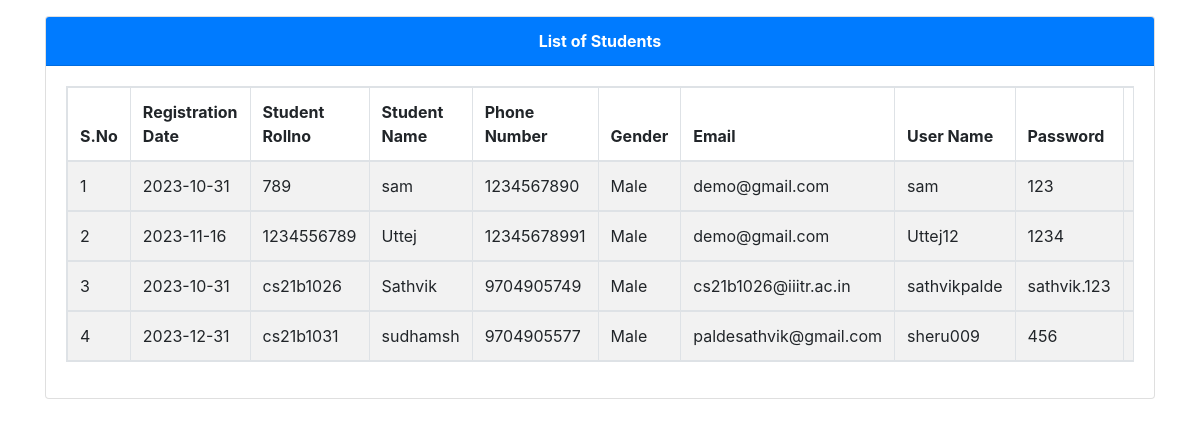
/student_registerlist.php, run on the app's committed database.
### tables this page shows
CREATE TABLE `student_registrationdetails` (
  `id` int(100) NOT NULL,
  `registration_date` varchar(100) DEFAULT NULL,
  `student_rollno` varchar(100) DEFAULT NULL,
  `student_name` varchar(100) DEFAULT NULL,
  `phone_number` varchar(100) DEFAULT NULL,
  `gender` varchar(100) DEFAULT NULL,
  `email` varchar(100) DEFAULT NULL,
  `username` varchar(100) DEFAULT NULL,
  `password` varchar(100) DEFAULT NULL,
  `address` varchar(100) DEFAULT NULL
);

### student_registerlist.php (the view, shortened to what this page needs)
<?php
    include("db.php");
?>
<!DOCTYPE html>
<html lang="en">
<head>
    <link rel="stylesheet" href="https://cdn.jsdelivr.net/npm/bootstrap@4.6.2/dist/css/bootstrap.min.css">
</head>
<body>
    <div class="container pt-3">
        <div class="card">
            <div class="card-header text-center bg-primary text-white"><b>List of Students</b></div>
            <div class="card-body">
                <table class="table table-striped table-bordered table-responsive">
                    <thead>
                        <tr>
                            <th>S.No</th>
                            <th>Registration Date</th>
                            <th>Student Rollno</th>
                            <th>Student Name</th>
                            <th>Phone Number</th>
                            <th>Gender</th>
                            <th>Email</th>
                            <th>User Name</th>
                            <th>Password</th>
                            <th>Address</th>
                        </tr>
                    </thead>
                        <?php
                            $sno=1;
                            $select_student_registrationdetails=mysqli_query($conn, "select * from student_registrationdetails") or die(mysqli_error($conn));
                            while($fetch_student_registrationdetails=mysqli_fetch_array($select_student_registrationdetails))
                            {
                        ?>
                            <tbody>
                                <tr>
                                    <td><?php echo $sno; ?></td>
                                    <td><?php echo $fetch_student_registrationdetails['registration_date']; ?></td>
                                    <td><?php echo $fetch_student_registrationdetails['student_rollno']; ?></td>
                                    <td><?php echo $fetch_student_registrationdetails['student_name']; ?></td>
                                    <td><?php echo $fetch_student_registrationdetails['phone_number']; ?></td>
                                    <td><?php echo $fetch_student_registrationdetails['gender']; ?></td>
                                    <td><?php echo $fetch_student_registrationdetails['email']; ?></td>
                                    <td><?php echo $fetch_student_registrationdetails['username']; ?></td>
                                    <td><?php echo $fetch_student_registrationdetails['password']; ?></td>
                                    <td><?php echo $fetch_student_registrationdetails['address']; ?></td>
                                </tr>
                            </tbody>
                        <?php
                            $sno++;
                            }
                        ?>
                </table>
            </div>
        </div>
    </div>
</body>
</html>

### data on the page
student_registrationdetails: registration_date "2023-10-31", student_rollno "789", student_name "sam", phone_number "1234567890", gender "Male", email "demo@gmail.com", username "sam", password "123"
student_registrationdetails: registration_date "2023-11-16", student_rollno "1234556789", student_name "Uttej", phone_number "12345678991", gender "Male", email "demo@gmail.com", username "Uttej12", password "1234"
student_registrationdetails: registration_date "2023-10-31", student_rollno "cs21b1026", student_name "Sathvik", phone_number "9704905749", gender "Male", email "cs21b1026@iiitr.ac.in", username "sathvikpalde", password "sathvik.123"
student_registrationdetails: registration_date "2023-12-31", student_rollno "cs21b1031", student_name "sudhamsh", phone_number "9704905577", gender "Male", email "paldesathvik@gmail.com", username "sheru009", password "456"
